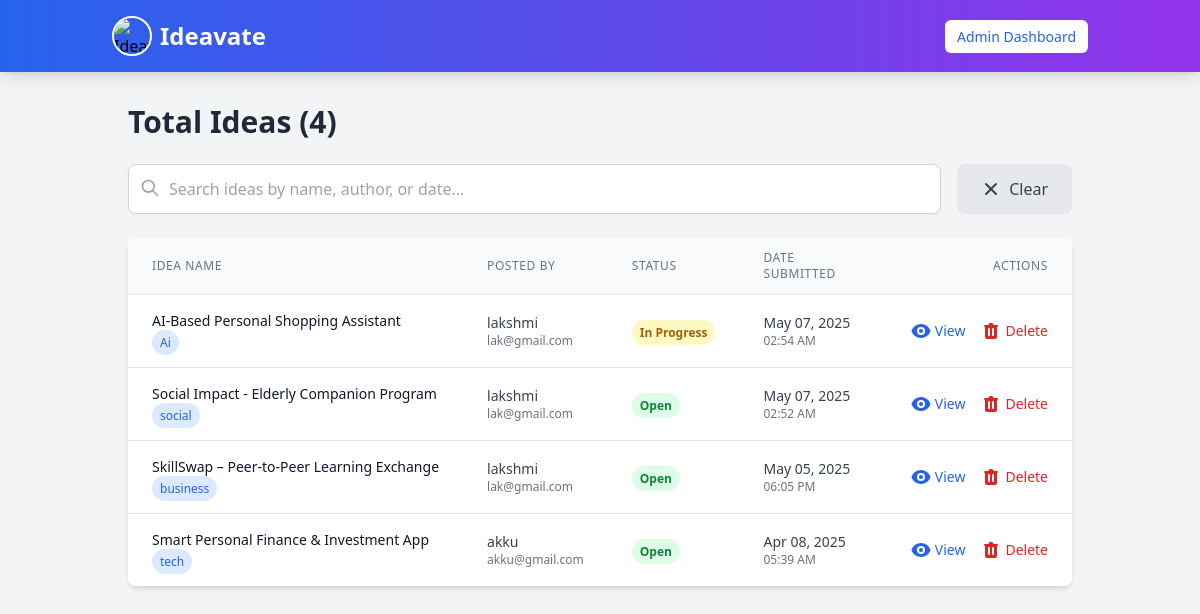
Before: /admin_dashboard/ideas/ (signed in) with the older database file.
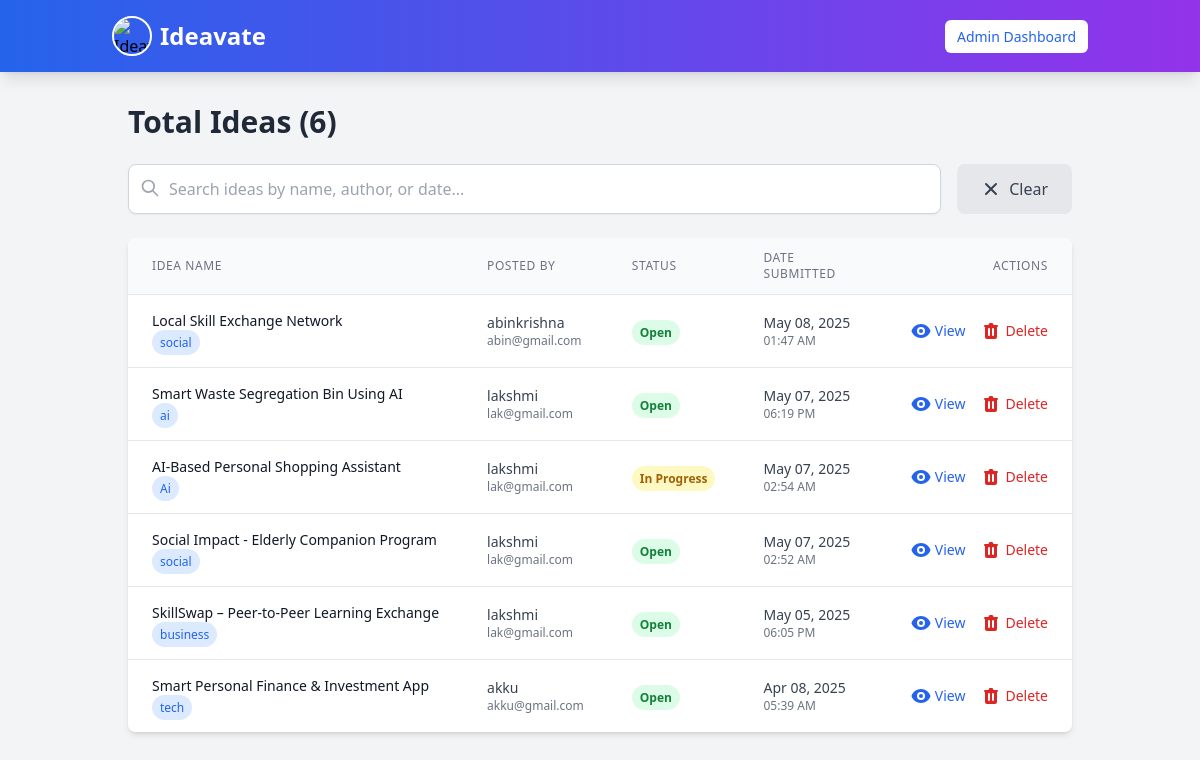
After: the same page with the newer database file.
### myapp/models.py (models this page shows, shortened)
class Idea(models.Model):
    user = models.ForeignKey(User, on_delete=models.CASCADE, related_name="ideas")
    idea_name = models.CharField(max_length=100)
    abstract = models.TextField(null=True, blank=True)
    description = models.TextField(blank=True)
    category = models.CharField(max_length=100, blank=True, null=True)  # Example: Tech, Health, AI
    funding_goal = models.DecimalField(max_digits=10, decimal_places=2, null=True, blank=True)
    estimated_investment = models.DecimalField(max_digits=10, decimal_places=2, null=True, blank=True)
    collaboration = models.BooleanField(default=False)
    status = models.CharField(
        max_length=20,
        choices=[("open", "Open for Investment"), ("progress", "In Progress"), ("completed", "Completed")],
        default="open"
    )
    is_paid = models.BooleanField(default=False, help_text="Check if you want others to pay to view this idea.")
    price = models.DecimalField(
        max_digits=10,
        decimal_places=2,
        null=True,
        blank=True,
        validators=[MinValueValidator(0.0)],
        help_text="Enter price only if the idea is paid."
    )
    paid_users = models.ManyToManyField(User, related_name='paid_ideas', blank=True)  # Removed extra closing parenthesis here
    created_at = models.DateTimeField(auto_now_add=True)  # Timestamp when idea is posted
    updated_at = models.DateTimeField(auto_now=True)  # Timestamp when idea is modified
    class Meta:
        verbose_name = "Idea"
        verbose_name_plural = "Ideas"
        ordering = ["-created_at"]  # Show newest ideas first

class User(AbstractUser):
    is_user = models.BooleanField(default=False)
    is_organization = models.BooleanField(default=False)
    groups = models.ManyToManyField(Group, related_name="custom_user_groups", blank=True)
    user_permissions = models.ManyToManyField(Permission, related_name="custom_user_permissions", blank=True)

### myapp/views.py (the view)
# urls.py: path("admin_dashboard/ideas/",views. admin_ideas, name="admin_ideas"),
@user_passes_test(is_admin, login_url="signin")
def admin_ideas(request):
    ideas = Idea.objects.all()
    return render(request, "admin_ideas.html", {"ideas": ideas})

### myapp/context_processors.py (called while the page is built)
def notification_count(request):
    if request.user.is_authenticated:
        return {
            'unread_notification_count': Notification.objects.filter(
                recipient=request.user,
                is_read=False
            ).count()
        }
    return {}

### myapp/views.py (called while the page is built)
def is_admin(user):
    return user.is_authenticated and user.is_superuser

### templates/admin_ideas.html (shortened to what the changed rows need)
{% extends "navbar.html" %}
{% block content %}
<div class="container mx-auto p-6">
    <h1 class="text-3xl font-bold text-gray-800 mb-6">Total Ideas ({{ ideas|length }})</h1>
    <div class="flex flex-col md:flex-row gap-4 mb-6">
        <div class="flex-1 relative">
        </div>
        <button onclick="clearSearch()"
                class="px-6 py-3 bg-gray-200 text-gray-700 rounded-lg hover:bg-gray-300 transition flex items-center gap-2">
        </button>
    </div>
    <div class="overflow-x-auto bg-white rounded-lg shadow-md">
        <table class="min-w-full divide-y divide-gray-200">
            <thead class="bg-gray-50">
                <tr>
                    <th scope="col" class="px-6 py-3 text-left text-xs font-medium text-gray-500 uppercase tracking-wider cursor-pointer hover:bg-gray-100" onclick="sortTable(0)">
                        Idea Name
                    </th>
                    <th scope="col" class="px-6 py-3 text-left text-xs font-medium text-gray-500 uppercase tracking-wider cursor-pointer hover:bg-gray-100" onclick="sortTable(1)">
                        Posted By
                    </th>
                    <th scope="col" class="px-6 py-3 text-left text-xs font-medium text-gray-500 uppercase tracking-wider cursor-pointer hover:bg-gray-100" onclick="sortTable(2)">
                        Status
                    </th>
                    <th scope="col" class="px-6 py-3 text-left text-xs font-medium text-gray-500 uppercase tracking-wider cursor-pointer hover:bg-gray-100" onclick="sortTable(3)">
                        Date Submitted
                    </th>
                    <th scope="col" class="px-6 py-3 text-right text-xs font-medium text-gray-500 uppercase tracking-wider">
                        Actions
                    </th>
                </tr>
            </thead>
            <tbody id="ideaTable" class="bg-white divide-y divide-gray-200">
                {% for idea in ideas %}
                <tr class="hover:bg-gray-50 transition">
                    <td class="px-6 py-4 whitespace-nowrap">
                        <div class="text-sm font-medium text-gray-900">{{ idea.idea_name|default:"Untitled Idea" }}</div>
                        {% if idea.category %}
                        <div class="text-xs text-blue-600 mt-1">
                            <span class="bg-blue-100 px-2 py-1 rounded-full">{{ idea.category }}</span>
                        </div>
                        {% endif %}
                    </td>
                    <td class="px-6 py-4 whitespace-nowrap">
                        <div class="text-sm text-gray-700">{{ idea.user.username }}</div>
                        <div class="text-xs text-gray-500">{{ idea.user.email }}</div>
                    </td>
                    <td class="px-6 py-4 whitespace-nowrap">
                        {% if idea.status == "open" %}
                            <span class="px-2 py-1 text-xs font-semibold leading-tight text-green-700 bg-green-100 rounded-full">
                                Open
                            </span>
                        {% elif idea.status == "progress" %}
                            <span class="px-2 py-1 text-xs font-semibold leading-tight text-yellow-700 bg-yellow-100 rounded-full">
                                In Progress
                            </span>
                        {% else %}
                            <span class="px-2 py-1 text-xs font-semibold leading-tight text-gray-700 bg-gray-100 rounded-full">
                                Completed
                            </span>
                        {% endif %}
                    </td>
                    <td class="px-6 py-4 whitespace-nowrap">
                        <div class="text-sm text-gray-700">{{ idea.created_at|date:"M d, Y" }}</div>
                        <div class="text-xs text-gray-500">{{ idea.created_at|date:"h:i A" }}</div>
                    </td>
                    <td class="px-6 py-4 whitespace-nowrap text-right text-sm font-medium">
                        <div class="flex justify-end space-x-4">
                            <a href="{% url 'idea_detail' idea.id %}" class="text-blue-600 hover:text-blue-900 transition flex items-center" title="View">
                                View
                            </a>
                            <form action="{% url 'admin_delete_idea' idea.id %}" method="post" onsubmit="return confirm('Are you sure you want to delete this idea? This action cannot be undone.');">
                                <button type="submit" class="text-red-600 hover:text-red-900 transition flex items-center" title="Delete">
                                    Delete
                                </button>
                            </form>
                        </div>
                    </td>
                </tr>
                {% empty %}
                <tr>
                    <td colspan="5" class="px-6 py-4 text-center text-gray-500">
                        No ideas found. Would you like to create one?
                    </td>
                </tr>
                {% endfor %}
            </tbody>
        </table>
    </div>
</div>
{% endblock %}

Changed rows visible on the page:
added Idea: idea_name "Local Skill Exchange Network", category "social", user.username "abinkrishna", user.email "abin@gmail.com", status "Open", created_at "May 08, 2025", created_at "01:47 AM"
added Idea: idea_name "Smart Waste Segregation Bin Using AI", category "ai", user.username "lakshmi", user.email "lak@gmail.com", status "Open", created_at "May 07, 2025", created_at "06:19 PM"
Other visible differences:
{{ ideas|length }}: "4" → "6"
